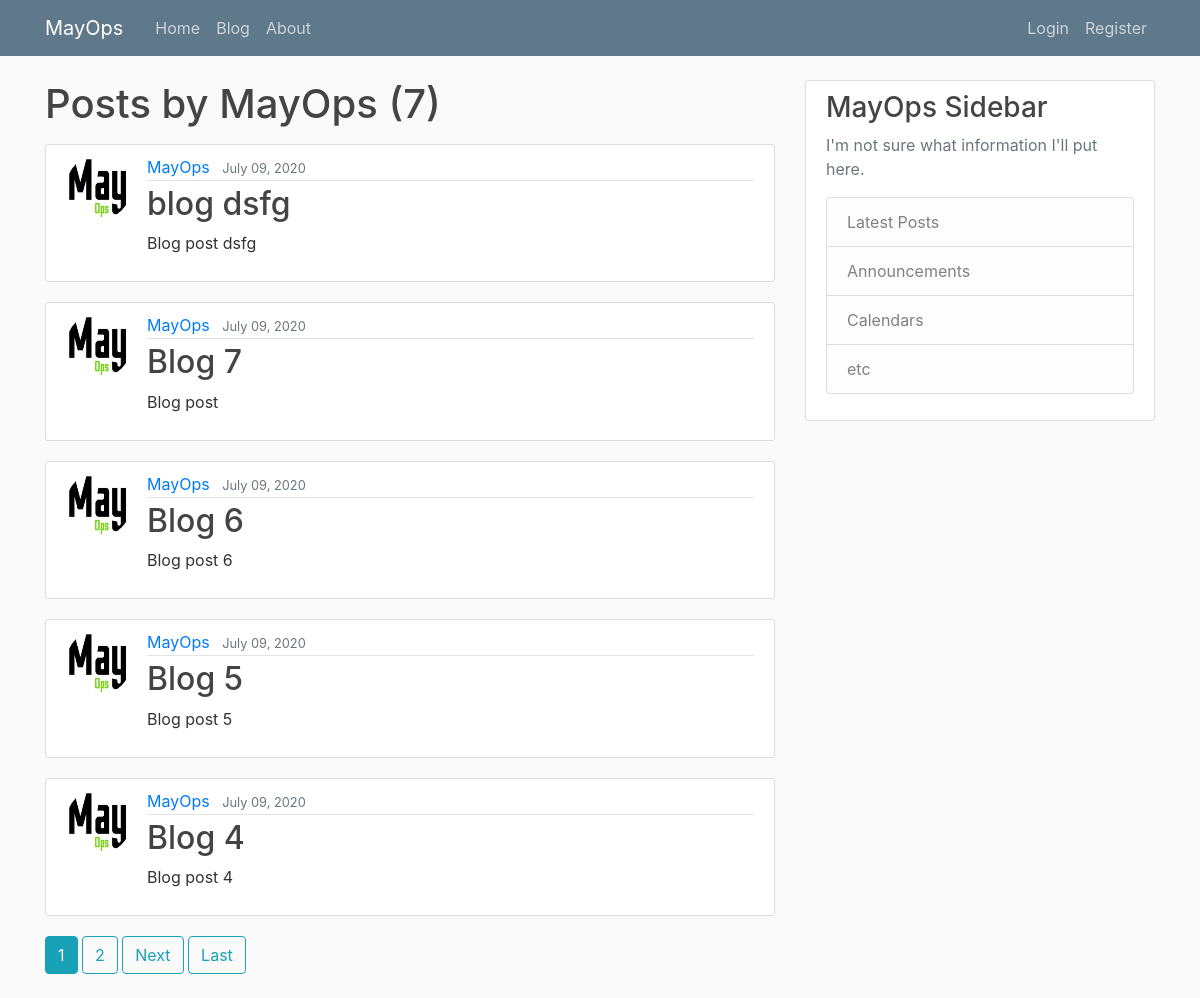
The page /user/MayOps on the database its author committed.
### homepage/models.py (models this page shows, shortened)
class Post(models.Model):
    title = models.CharField(max_length=100)
    content = models.TextField()
    date_posted = models.DateTimeField(default=timezone.now)
    author = models.ForeignKey(User, on_delete=models.CASCADE)

### users/models.py (models this page shows, shortened)
class Profile(models.Model):
    user = models.OneToOneField(User, on_delete=models.CASCADE)
    image = models.ImageField(default='default1.jpg', upload_to='profile_pics')

### homepage/views.py (the view)
# urls.py: path('user/<str:username>', UserPostListView.as_view(), name="user-posts"),
class UserPostListView(ListView):
    model = Post
    template_name = 'homepage/user_posts.html'
    context_object_name = 'posts'
    paginate_by = 5
    def get_queryset(self):
        user = get_object_or_404(User, username=self.kwargs.get('username'))
        return Post.objects.filter(author=user).order_by("-date_posted")

### homepage/templates/homepage/user_posts.html (shortened to what this page needs)
{% extends "homepage/base.html" %}
{% block content %}
    <h1 class="mb-3">Posts by {{ view.kwargs.username }} ({{ page_obj.paginator.count }})</h1>
    {% for post in posts %}
        <article class="media content-section">
          <img class="rounded-circle article-img" src="{{ post.author.profile.image.url }}">
          <div class="media-body">
            <div class="article-metadata">
              <a class="mr-2" href="{% url 'user-posts' post.author.username %}">{{ post.author }}</a>
              <small class="text-muted">{{ post.date_posted|date:"F d, Y" }}</small>
            </div>
            <h2><a class="article-title" href="{% url 'post-detail' post.id %}">{{ post.title }}</a></h2>
            <p class="article-content">{{ post.content }}</p>
          </div>
        </article>
    {% endfor %}
    {% if is_paginated %}
      {% for num in page_obj.paginator.page_range %}
        {% if page_obj.number == num %}
          <a class="btn btn-info mb-4" href="?page={{ num }}">{{ num }}</a>
        {% elif num > page_obj.number|add:'-3' and num < page_obj.number|add:'3' %}
          <a class="btn btn-outline-info mb-4" href="?page={{ num }}">{{ num }}</a>
        {% endif %}
      {% endfor %}
      {% if page_obj.has_next %}
        <a class="btn btn-outline-info mb-4" href="?page={{ page_obj.next_page_number }}">Next</a>
        <a class="btn btn-outline-info mb-4" href="?page={{ page_obj.paginator.num_pages }}">Last</a>
      {% endif %}
    {% endif %}
{% endblock content %}

### homepage/static/homepage/main.css (style rules this page uses)
body { background: #fafafa; color: #333333; margin-top: 5rem; }
h1, h2, h3, h4, h5, h6 { color: #444444; }
.content-section { background: #ffffff; padding: 10px 20px; border: 1px solid #dddddd; border-radius: 3px; margin-bottom: 20px; }
.article-title { color: #444444; }
.article-content { white-space: pre-line; }
.article-img { height: 65px; width: 65px; margin-right: 16px; }
.article-metadata { padding-bottom: 1px; margin-bottom: 4px; border-bottom: 1px solid #e3e3e3 }

### rows shown on the page
Post: author.profile.image (picture), author "MayOps", date_posted "July 09, 2020", title "blog dsfg", content "Blog post dsfg"
Post: author.profile.image (picture), author "MayOps", date_posted "July 09, 2020", title "Blog 7", content "Blog post"
Post: author.profile.image (picture), author "MayOps", date_posted "July 09, 2020", title "Blog 6", content "Blog post 6"
Post: author.profile.image (picture), author "MayOps", date_posted "July 09, 2020", title "Blog 5", content "Blog post 5"
Post: author.profile.image (picture), author "MayOps", date_posted "July 09, 2020", title "Blog 4", content "Blog post 4"

### other values the page prints
{{ view.kwargs.username }} "MayOps"
{{ page_obj.paginator.count }} "7"
{{ num }} "1"
{{ num }} "2"
